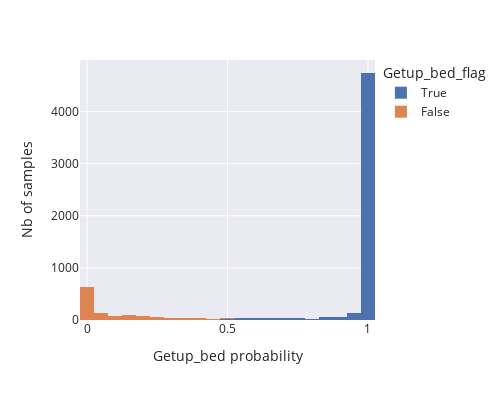

The code cell stored with this chart in its notebook:
### Code cell
fig3 = px.histogram(dfpred_lg2, x = 'Getup_bed', color='Getup_bed_flag')
fig3.update_layout(yaxis_title_text = 'Nb of samples',
                 xaxis_title_text = 'Getup_bed probability',
                  width = 500, height = 400)

### Figure 1 — Plotly figure (JSON) as saved in the notebook; plotly's stock layout.template omitted (floating-point values rounded to 4 significant figures; data arrays with more than 128 entries replaced by an {"elided": "..."} marker saying what was removed)
{"data": [{"alignmentgroup": "True", "bingroup": "x", "hovertemplate": "Getup_bed_flag=True<br>Getup_bed=%{x}<br>count=%{y}<extra></extra>", "legendgroup": "True", "marker": {"color": "rgb(76,114,176)"}, "name": "True", "offsetgroup": "True", "orientation": "v", "showlegend": true, "type": "histogram", "x": {"elided": "5250 float values"}, "xaxis": "x", "yaxis": "y"}, {"alignmentgroup": "True", "bingroup": "x", "hovertemplate": "Getup_bed_flag=False<br>Getup_bed=%{x}<br>count=%{y}<extra></extra>", "legendgroup": "False", "marker": {"color": "rgb(221,132,82)"}, "name": "False", "offsetgroup": "False", "orientation": "v", "showlegend": true, "type": "histogram", "x": {"elided": "1215 float values"}, "xaxis": "x", "yaxis": "y"}], "layout": {"barmode": "relative", "height": 400, "legend": {"title": {"text": "Getup_bed_flag"}, "tracegroupgap": 0}, "margin": {"t": 60}, "width": 500, "xaxis": {"anchor": "y", "domain": [0, 1], "title": {"text": "Getup_bed probability"}}, "yaxis": {"anchor": "x", "domain": [0, 1], "title": {"text": "Nb of samples"}}}}
